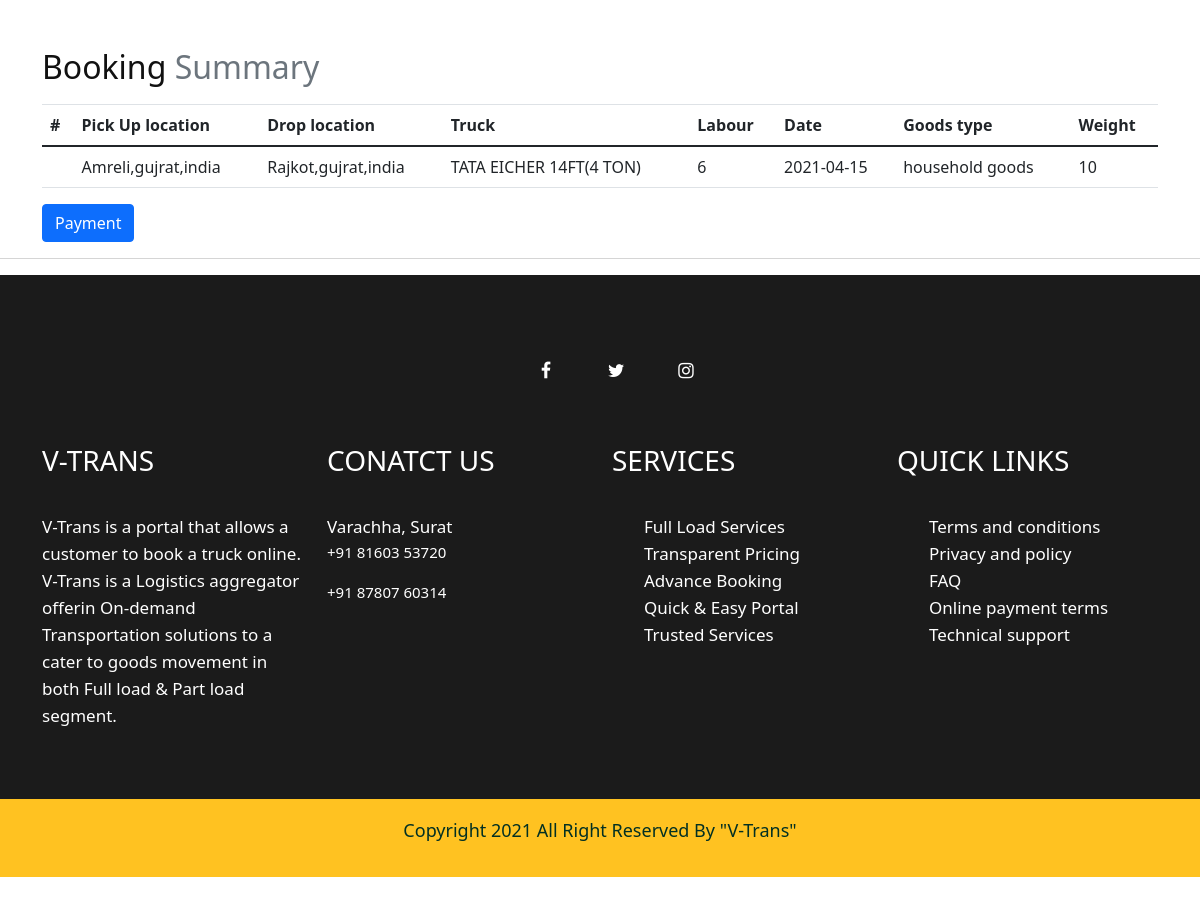
Page /bookingsummary/ (signed in) on the earlier database version.
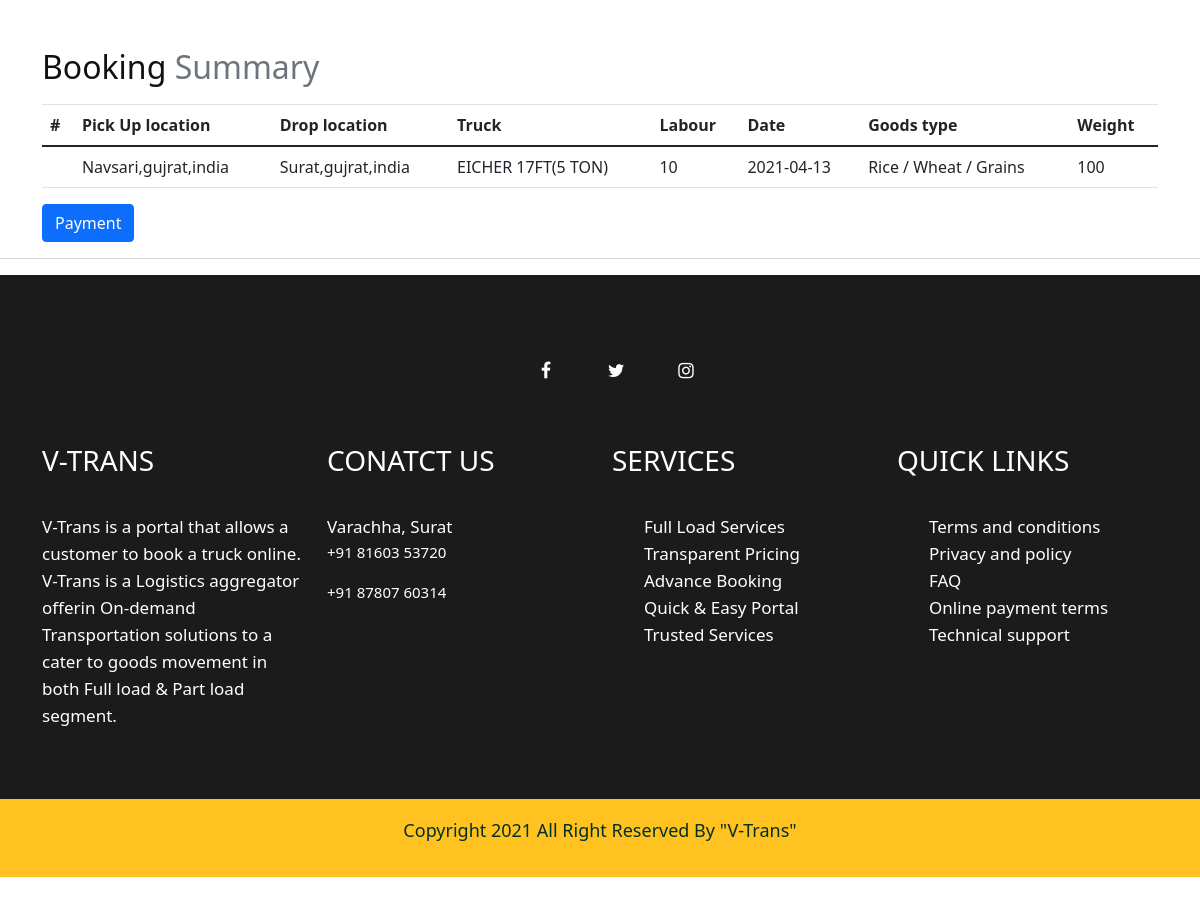
Same page on the later database version.
### myapp/models.py (models this page shows, shortened)
class proceed(models.Model):
    pickuplocation=models.CharField(max_length=100)
    droplocation=models.CharField(max_length=100)
    trucktype=models.CharField(max_length=100)
    labour=models.CharField(max_length=10, default='')
    pickupdate=models.CharField(max_length=100)
    goodstype=models.CharField(max_length=100)
    weight=models.IntegerField()

### myapp/views.py (the view)
# urls.py: path('bookingsummary/', views.bookingsummary, name='bookingsummary'),
@login_required
def bookingsummary(request):
        if request.method=='POST':
            summaryfrm=summaryForm(request.POST)
            if summaryfrm.is_valid():
                summaryfrm.save()
                return redirect('afterproceed')
                print("summary show sucessfully!")
            else:
                print("summary not showen something went wrong here...")
        else:
            summaryfrm=summaryForm()
        bookingdata = proceed.objects.all().order_by('-id')[:1]
        return render(request, 'bookingsummary.html',{'bookingdata':bookingdata,'summaryfrm':summaryfrm})

### templates/bookingsummary.html (shortened to what the changed rows need)
{% load static %}
<!doctype html>
<html lang="en">
<head>
    <link rel="stylesheet" href="{% static 'css/bootstrap.min.css' %}">
    <link rel="stylesheet" href="{% static 'css/style.css' %}">
    <link rel="stylesheet" href="{% static 'css/responsive.css' %}">
    <link rel="stylesheet" href="{% static 'css/jquery.mCustomScrollbar.min.css' %}">
    <link rel="stylesheet" href="https://netdna.bootstrapcdn.com/font-awesome/4.0.3/css/font-awesome.css">
    <link rel="stylesheet" href="https://cdnjs.cloudflare.com/ajax/libs/fancybox/2.1.5/jquery.fancybox.min.css"
        media="screen">
    <link href="https://cdn.jsdelivr.net/npm/bootstrap@5.0.0-beta2/dist/css/bootstrap.min.css" rel="stylesheet"
>
    <link type=" text/css" href="{% static 'css/carousel.css' %}" rel="stylesheet">
    <link href="{% static 'css/carousel.css' %}" rel="stylesheet">
</head>
<body>
    <main>
        <div class="container-sm">
            <form class="row g-3" method="POST" action="{% url 'pay' %}">
                <div class="container">
                    <div class="table-responsive text-nowrap">
                        <h2> Booking <span class="text-muted">Summary</span> </h2>
                        <table class="table">
                            <thead>
                                <tr>
                                    <th scope="col">#</th>
                                    <th scope="col">Pick Up location</th>
                                    <th scope="col">Drop location</th>
                                    <th scope="col">Truck</th>
                                    <th scope="col">Labour</th>
                                    <th scope="col">Date</th>
                                    <th scope="col">Goods type</th>
                                    <th scope="col">Weight</th>
                                </tr>
                            </thead>
                            {% for proceed in bookingdata %}
                            <tr>
                                <th scope="row"></th>
                                <td>{{ proceed.pickuplocation }}</td>
                                <td>{{ proceed.droplocation }}</td>
                                <td>{{ proceed.trucktype }}</td>
                                <td>{{ proceed.labour }}</td>
                                <td>{{ proceed.pickupdate }}</td>
                                <td>{{ proceed.goodstype }}</td>
                                <td>{{ proceed.weight }}</td>
                            </tr>
                            {% endfor %}
                        </table>
                    </div>
                </div>
            </form>
        </div>
    </main>
</body>
</html>

Differences in the rows shown:
no longer on this page (row unchanged): proceed: pickuplocation "Amreli,gujrat,india", droplocation "Rajkot,gujrat,india", trucktype "TATA EICHER 14FT(4 TON)", labour "6", pickupdate "2021-04-15", goodstype "household goods", weight "10"
added proceed: pickuplocation "Navsari,gujrat,india", droplocation "Surat,gujrat,india", trucktype "EICHER 17FT(5 TON)", labour "10", pickupdate "2021-04-13", goodstype "Rice / Wheat / Grains", weight "100"
